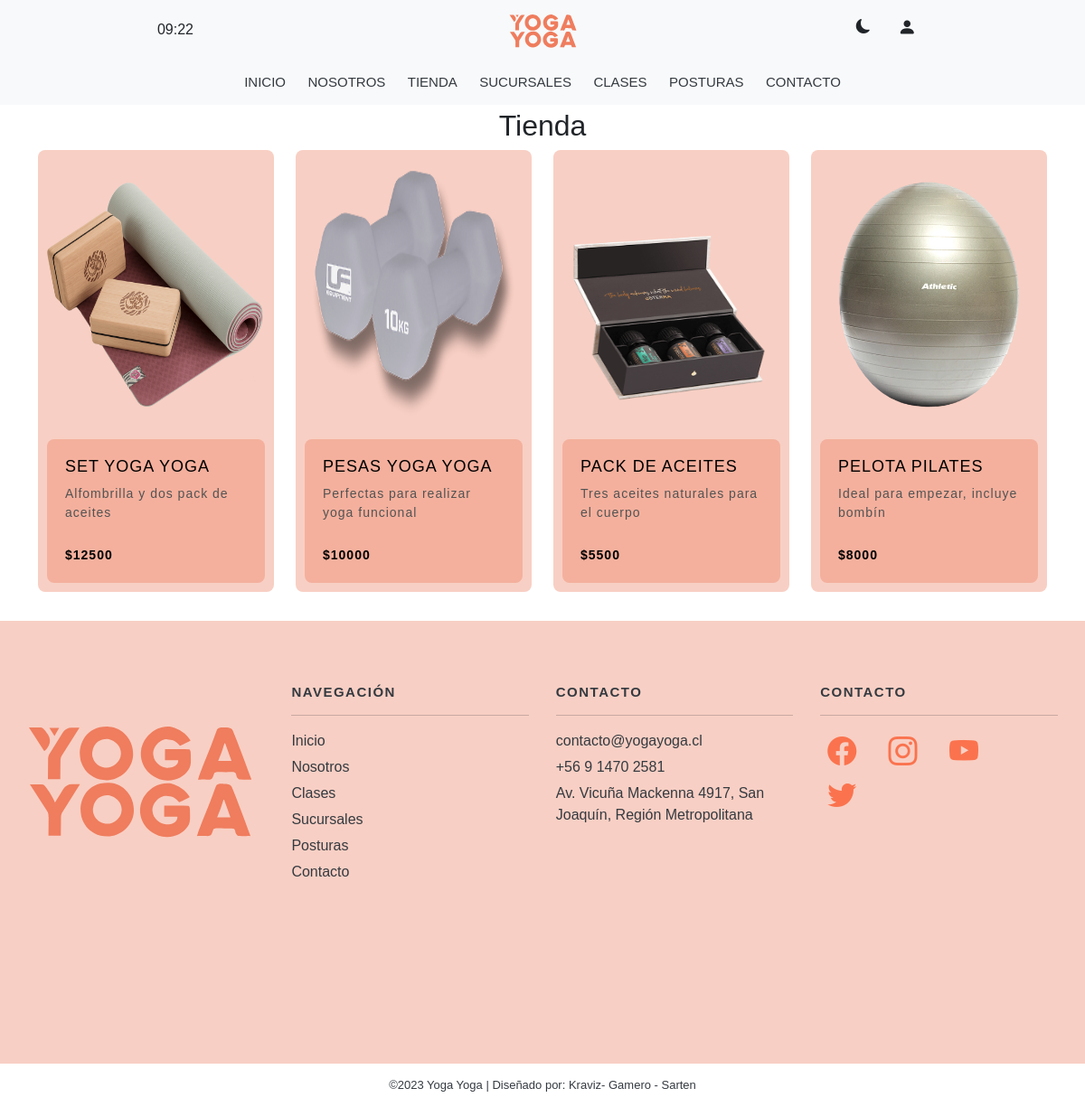
The app's page /tienda/ with its own data.
### crud/models.py (models this page shows, shortened)
class Producto(models.Model):
    id = models.BigAutoField (primary_key = True)
    img = models.ImageField(verbose_name="imagen", upload_to="productos", default="", blank=True, null=True)
    titulo = models.CharField(max_length=50, verbose_name='Nombre')
    descripcion = models.CharField(verbose_name='Descripcion', max_length=40, default="")
    stock = models.IntegerField(verbose_name='Stock')
    precio = models.IntegerField(verbose_name='Precio')
    created_at = models.DateTimeField(auto_now_add=True, verbose_name = 'Fecha de creción')
    updated_at = models.DateTimeField(auto_now=True, verbose_name = 'Fecha de actualización')
    class Meta:
        verbose_name = 'Producto'
        verbose_name_plural = 'Productos'
        ordering = ['created_at']

### core/views.py (the view)
# urls.py: path('tienda/', views.tienda, name="tienda"),
def tienda(request):
    productos = Producto.objects.all()
    return render(request, 'core/tienda.html', {'productos': productos, 'user': request.user})

### core/templates/core/tienda.html (shortened to what this page needs)
{% extends 'core/base.html' %}
{% load static %}
{% block link %}
<link rel="stylesheet" href="{% static 'core/css/tienda.css' %}">
{% endblock %}
{% block content%}
<main>
    <h2 class="text-center title">Tienda</h2>
    <div id="container-main" class="container">
        <div class="row">
            {% for producto in productos %}
            <div id="centrado" class="col-sm-6 col-md-3 mb-3">
                <figure id="product-card">
                    {% if producto.img %}
                    <img class="productos-img" src="{{producto.img.url}}" alt="" id="product-card__image" />
                    {% endif %}
                    <figcaption id="product-card__caption">
                        <header id="product-card__header">
                            <h2 id="product-card__title">{{producto.titulo}}</h2>
                            <p id="product-card__subtitle">{{producto.descripcion}}</p>
                        </header>
                        <footer id="product-card__footer">
                            <span id="product-card__price">${{producto.precio}}</span>
                        </footer>
                    </figcaption>
                </figure>
            </div>
            {% endfor %}
        </div>
    </div>
    {% endblock %}

### core/templates/core/base.html (shortened to what this page needs)
<!DOCTYPE html>
<html lang="es">
{% load static %}
<head>
    <link href="https://cdn.jsdelivr.net/npm/bootstrap@5.3.0-alpha3/dist/css/bootstrap.min.css" rel="stylesheet"
>
    {% block link %} {% endblock %}
    <link rel="stylesheet" href="{% static 'core/css/main.css' %}">
    <link rel="stylesheet" href="https://cdn.jsdelivr.net/npm/bootstrap-icons@1.10.5/font/bootstrap-icons.css">
</head>
<body>
    <div id="superior" class="fixed-top bg-light">
        <header>
            <div class="container">
                <div class="row text-center mt-2 mb-2 d-flex justify-content-center">
                    <div id="orden" class="col-md-4 p-2">
                        <div class="d-flex justify-content-center clima">
                            <span id="horaFecha"></span>
                            <h1 class="p-2" id="temperatura-valor"></h1>
                            <h2 class="p-2" id="ubicacion"></h2>
                        </div>
                    </div>
                    <div class="col-sm-4">
                        <div class="container">
                            <a class="navbar-brand" href="{% url 'index' %}">
                                <img id="logo" src="{% static 'core/imgs/yogayoga/LOGO2.svg' %}" alt="Logo Yoga Yoga">
                            </a>
                        </div>
                    </div>
                    <div id="orden2" class="col-sm-4 btn-header">
                        <button id="theme-toggle" class="btn"></button>
                        {% if user.is_authenticated %}
                        <a id="logout-btn" class="btn" href="{% url 'logout' %}"><i
                                class="bi bi-box-arrow-right"></i></a>
                        {% else %}
                        <a id="login-btn" class="btn" href="{% url 'login' %}"><i class="bi bi-person-fill"></i></a>
                        {% endif %}
                    </div>
                </div>
            </div>
            <container class="nav">
                <nav class="menu">
                    <a href="{% url 'index' %}">Inicio</a>
                    <a href="{% url 'nosotros' %}">Nosotros</a>
                    <a href="{% url 'tienda' %}">Tienda</a>
                    <a href="{% url 'sucursales' %}">Sucursales</a>
                    <a href="{% url 'clases' %}">Clases</a>
                    <a href="{% url 'posturas' %}">Posturas</a>
                    <a href="{% url 'contacto' %}">Contacto</a>
                </nav>
            </container>
        </header>
    </div>
    {% block content %} {% endblock %}
    <div class="pg-footer">
        <footer class="footer">
            <div class="footer-content">
                <div class="footer-content-column">
                    <div class="footer-logo">
                        <a class="footer-logo-link" href="{% url 'index' %}">
                            <img id="footer-logo" class="img-fluid" src="{% static 'core/imgs/yogayoga/LOGO2.svg' %}"
                                alt="LOGO">
                        </a>
                    </div>
                </div>
                <div class="footer-content-column">
                    <div class="footer-menu">
                        <h2 class="footer-menu-name"> Navegación</h2>
                        <hr>
                        <ul id="menu-company" class="footer-menu-list">
                            <li class="menu-item menu-item-type-post_type menu-item-object-page">
                                <a href="{% url 'index' %}">Inicio</a>
                            </li>
                            <li class="menu-item menu-item-type-taxonomy menu-item-object-category">
                                <a href="{% url 'nosotros' %}">Nosotros</a>
                            </li>
                            <li class="menu-item menu-item-type-post_type menu-item-object-page">
                                <a href="{% url 'clases' %}">Clases</a>
                            </li>
                            <li class="menu-item menu-item-tupe-post_type menu-item-object-page">
                                <a href="{% url 'sucursales' %}">Sucursales</a>
                            </li>
                            <li class="menu-item menu-item-type-post_type menu-item-object-page">
                                <a href="{% url 'posturas' %}">Posturas</a>
                            </li>
                            <li class="menu-item menu-item-type-post_type menu-item-object-page">
                                <a href="{% url 'contacto' %}">Contacto</a>
                            </li>
                        </ul>
                    </div>
                </div>
                <div class="footer-content-column">
                    <div class="footer-menu">
                        <h2 class="footer-menu-name"> Contacto</h2>
                        <hr>
                        <ul id="menu-quick-links" class="footer-menu-list">
                            <li class="menu-item menu-item-type-custom menu-item-object-custom">
                                <a href="mailto:contacto@yogayoga.cl">contacto@yogayoga.cl</a>
                            </li>
                            <li class="menu-item menu-item-type-custom menu-item-object-custom">
                                <a href="tel:+56914702581">+56 9 1470 2581</a>
                            </li>
                            <li class="menu-item menu-item-type-post_type menu-item-object-page">
                                <a href="{% url 'contacto' %}">Av. Vicuña Mackenna 4917, San Joaquín, Región
                                    Metropolitana</a>
                            </li>
                        </ul>
                    </div>
                </div>
                <div class="footer-content-column">
                    <div class="footer-menu">
                        <h2 class="footer-menu-name"> Contacto</h2>
                        <hr>
                        <a href="https://www.facebook.com" target="_blank"><i class="bi bi-facebook rrss"></i></a>
                        <a href="https://www.instagram.com" target="_blank"><i class="bi bi-instagram rrss"></i></a>
                        <a href="https://youtube.com" target="_blank"><i class="bi bi-youtube rrss"></i></a>
                        <a href="https://twitter.com" target="_blank"><i class="bi bi-twitter rrss"></i></a>
                    </div>
                </div>
            </div>
            <div class="footer-copyright">
                <div class="footer-copyright-wrapper">
                    <p class="footer-copyright-text">
                        ©2023 Yoga Yoga | Diseñado por: Kraviz- Gamero - Sarten
                    </p>
                </div>
            </div>
        </footer>
    </div>
</body>
</html>

### core/static/core/css/tienda.css (style rules this page uses)
:root { --color-primary: #fa734e; --color-primary-light: #f8cfc4; --color-dark: #343a40; }
main { margin-top: 160px; }
.title { margin-top: 100px; }
#product-card__image { width: 300px; height: 300px; }
#product-card { display: flex; flex-direction: column; row-gap: 10px; width: 280px; background-color: #f8cfc4; padding: 10px; border-radius: 8px; overflow-y: hidden; }
#product-card__image { display: block; max-width: 100%; animation: fadeIn .25s; }
#product-card__caption { display: flex; flex-direction: column; gap: 10px; background-color: #f4b09d; font-size: 14px; color: black; letter-spacing: 1px; padding: 20px; border-radius: inherit; animation: fadeIn .5s; }
#product-card__title { font-size: 18px; text-transform: uppercase; }
#product-card__subtitle { color: #535353; }
#product-card__footer { display: flex; align-items: center; justify-content: space-between; background-color: #f4b09d; }
#product-card__price { font-weight: 600; }
#container-main { display: flex; justify-content: center; }
#centrado { display: flex; justify-content: center; }

### core/static/core/css/main.css (style rules this page uses)
:root { --color-primary: #fa734e; --color-primary-light: #f8cfc4; --color-dark: #343a40; }
* { margin: 0; padding: 0; font-family: Verdana, Geneva, Tahoma, sans-serif; }
main { margin-top: 120px; }
#superior { max-height: 220px; }
.clima #temperatura-valor { font-size: 1rem; }
.clima #ubicacion { font-size: 1rem; }
.clima span { margin-top: 5px; margin-right: 20px; }
#logo { height: 50px; width: auto; }
#theme-toggle { font-size: 1rem; }
#login-btn { font-size: 20px; }
.nav { height: 50px; padding: 0 50px; display: flex; justify-content: center; align-items: center; }
.menu a { color: var(--color-dark); text-transform: uppercase; text-decoration: none; padding: 0 10px; transition: 0.4s; font-size: 15px; }
.footer a { text-decoration: none; }
.footer { background-color: var(--color-primary-light); color: var(--color-dark); }
.footer-content { margin-left: auto; margin-right: auto; max-width: 1230px; padding: 40px 15px 450px; position: relative; }
.footer-content-column { box-sizing: border-box; float: left; padding-left: 15px; padding-right: 15px; width: 100%; color: var(--color-dark); }
.footer-content-column ul li a { color: var(--color-dark); text-decoration: none; }
#footer-logo { margin-top: 50px; width: 250px; }
.footer-menu { margin-top: 30px; }
.footer-menu-name { color: var(--color-dark); font-size: 15px; font-weight: 900; letter-spacing: .1em; line-height: 18px; margin-bottom: 0; margin-top: 0; text-transform: uppercase; }
.footer-menu-list { list-style: none; margin-bottom: 0; margin-top: 10px; padding-left: 0; }
.footer-menu-list li { margin-top: 5px; }
.rrss { color: var(--color-primary); font-size: 2rem; padding: 8px; }
.footer-copyright { background-color: white; padding: 15px 30px; text-align: center; }
.footer-copyright-wrapper { margin-left: auto; margin-right: auto; max-width: 1200px; }
.footer-copyright-text { color: var(--color-dark); font-size: 13px; font-weight: 400; line-height: 18px; margin-bottom: 0; margin-top: 0; }
footer { background-color: #f8cfc4; }
footer i { font-size: 1.5rem; color: #fa734e; margin-right: 15px; }
footer a { text-decoration: none; color: #343a40; }
@media (min-width: 760px) { .footer-content { margin-left: auto; margin-right: auto; max-width: 1230px; padding: 40px 15px 450px; position: relative; } }
@media (min-width: 760px) { .footer-content-column { width: 24.99%; } }

### records on screen
Producto: img (picture), titulo "SET YOGA YOGA", descripcion "Alfombrilla y dos pack de aceites", precio "12500"
Producto: img (picture), titulo "PESAS YOGA YOGA", descripcion "Perfectas para realizar yoga funcional", precio "10000"
Producto: img (picture), titulo "PACK DE ACEITES", descripcion "Tres aceites naturales para el cuerpo", precio "5500"
Producto: img (picture), titulo "PELOTA PILATES", descripcion "Ideal para empezar, incluye bombín", precio "8000"
